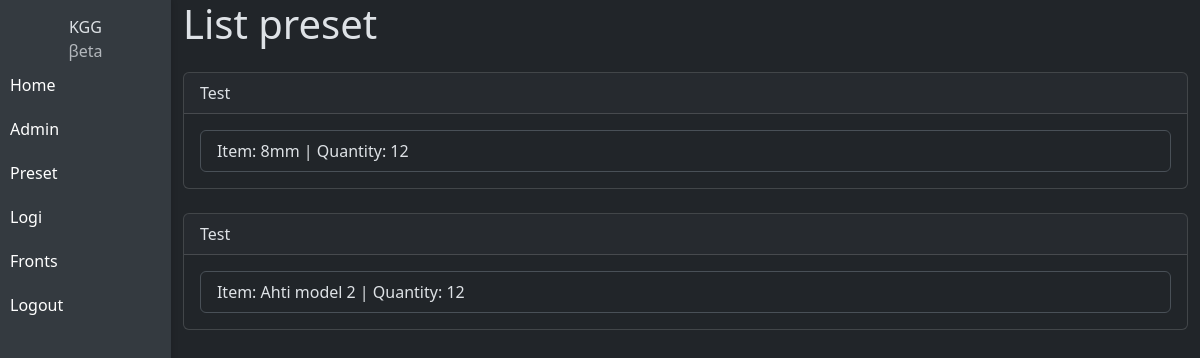
Page /order (signed in) on the committed database.
### website/models.py (models this page shows)
class Preset(db.Model):
	id = db.Column(db.Integer, primary_key=True)
	name = db.Column(db.String(150))
	item_list = db.Column(db.JSON)

class Items(db.Model):
	id = db.Column(db.Integer, primary_key=True)
	name = db.Column(db.String(150), unique=True)
	category_id = db.Column(db.Integer, db.ForeignKey('categories.id'))

### website/views.py (the view)
@views.route('/order', methods=['GET', 'POST'])
@login_required
def	order():
	if current_user.username != 'Neoblacks' and current_user.role_id != 1:
		flash('You are not authorized to view this page.', category='error')
		return redirect(url_for('views.home'))
	presets = Preset.query.all()
	items = Items.query.all()
	print(presets)
	return render_template("order.html", current_user=current_user, presets=presets, items=items)

### website/__init__.py (called while the page is built)
def create_app():
	app = Flask(__name__)
	app.config['SECRET_KEY'] = 'secretkey'
	app.config['SQLALCHEMY_DATABASE_URI'] = f'sqlite:///{DB_NAME}'
	db.init_app(app)
	from .views import views
	from .auth import auth
	app.register_blueprint(views, url_prefix='/')
	app.register_blueprint(auth, url_prefix='/')
	from .models import Users
	with app.app_context():
		if not path.exists('website/' + DB_NAME):
			db.create_all()
	login_manager = LoginManager()
	login_manager.login_view = 'auth.login'
	login_manager.init_app(app)
	@login_manager.user_loader
	def load_user(id):
		return Users.query.get(int(id))
	return app

### website/templates/order.html
{% extends "base.html" %} {% block title %} KGG APP {% endblock %}
{% block content %}
<h1>List preset</h1>
{% for preset in presets %}
<div class="card mt-4">
	<div class="card-header">
		{{ preset.name }}
	</div>
	<div class="card-body">
		<ul class="list-group">
			{% for item in preset.item_list["item_list"] %}
				{% for database_item in items %}
					{% if database_item.id == item["item_id"] %}
						<li class="list-group-item">
							Item: {{ database_item.name }} | Quantity: {{ item["quantity"] }}
						</li>
					{% endif %}
				{% endfor %}
			{% endfor %}
		</ul>
	</div>
</div>
{% endfor %}
{% endblock %}

### website/templates/base.html (style rules this page uses)
body { display: flex; flex-direction: row; margin: 0; }

### rows in the picture
Preset: name "Test"
Items: name "8mm", quantity "12"
Preset: name "Test"
Items: name "Ahti model 2", quantity "12"
